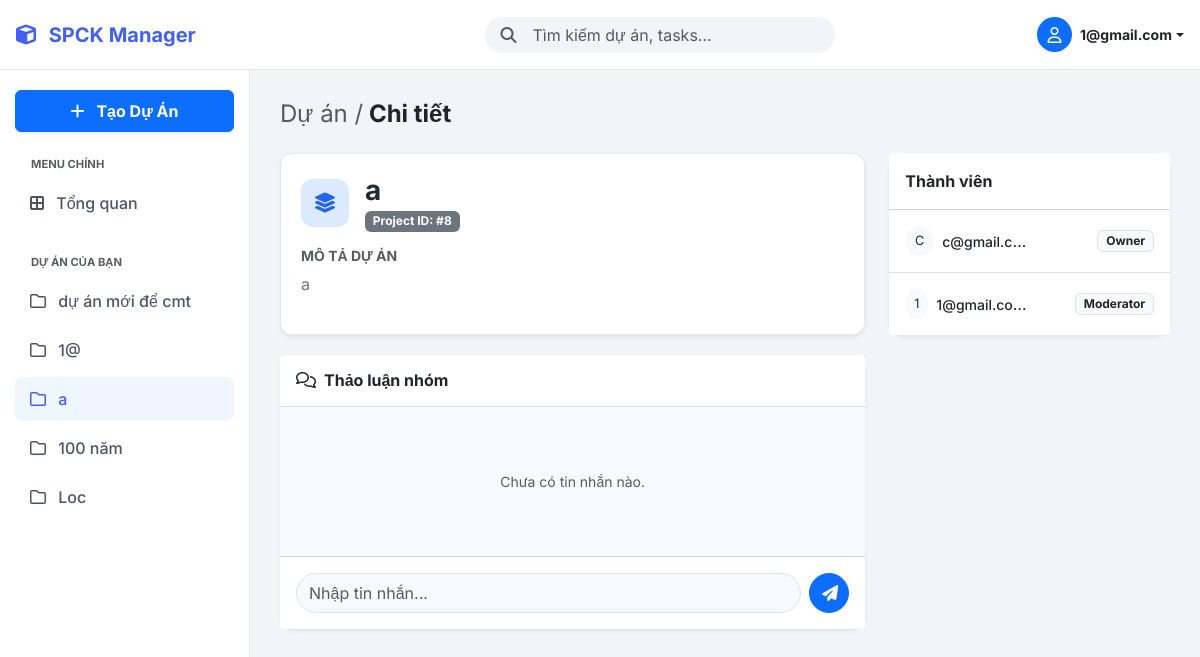
The page /dashboard.php?view_project_id=8 (signed in) on the database its author committed.
### tables this page shows
CREATE TABLE `projects` (
  `id` int NOT NULL,
  `title` varchar(255) NOT NULL,
  `description` text,
  `created_at` timestamp NOT NULL DEFAULT CURRENT_TIMESTAMP
);

CREATE TABLE `project_members` (
  `user_id` int NOT NULL,
  `project_id` int NOT NULL,
  `role` enum('viewer','contributor','moderator','owner') DEFAULT 'viewer'
);

CREATE TABLE `users` (
  `id` int NOT NULL,
  `email` varchar(255) NOT NULL,
  `password` varchar(255) NOT NULL,
  `registered_at` timestamp NOT NULL DEFAULT CURRENT_TIMESTAMP,
  `role` enum('user','admin') DEFAULT 'user',
  `status` tinyint DEFAULT '1'
);

### dashboard.php (the view, shortened to what the rows shown need)
<?php
require 'config.php';
$user_id = $_SESSION['user_id'];
$all_projects = [];
if (isset($_GET['q']) && !empty($_GET['q'])) {
    $search_query = trim($_GET['q']);
    $term = "%" . $search_query . "%";
    $stmt_search = $conn->prepare("SELECT * FROM projects WHERE title LIKE ? OR description LIKE ? ORDER BY created_at DESC");
    $stmt_search->bind_param("ss", $term, $term);
    $stmt_search->execute();
    $all_projects = $stmt_search->get_result()->fetch_all(MYSQLI_ASSOC);
} else {
    $all_projects = $conn->query("SELECT * FROM projects ORDER BY created_at DESC")->fetch_all(MYSQLI_ASSOC);
}
$stmt_my_pj = $conn->prepare("SELECT p.id, p.title FROM projects p JOIN project_members pm ON p.id = pm.project_id WHERE pm.user_id = ?");
$stmt_my_pj->bind_param("i", $user_id);
$stmt_my_pj->execute();
$my_projects_list = $stmt_my_pj->get_result()->fetch_all(MYSQLI_ASSOC);
$view_project_id = isset($_GET['view_project_id']) ? $_GET['view_project_id'] : null;
$projects_to_show = [];
if ($view_project_id) {
    $stmt_one = $conn->prepare("SELECT * FROM projects WHERE id = ?");
    $stmt_one->bind_param("i", $view_project_id);
    $stmt_one->execute();
    $res_one = $stmt_one->get_result();
    if($res_one->num_rows > 0) {
        $projects_to_show[] = $res_one->fetch_assoc();
    }
} else {
    $projects_to_show = $all_projects;
}
$my_roles = [];
$stmt = $conn->prepare("SELECT project_id, role FROM project_members WHERE user_id = ?");
$stmt->bind_param("i", $user_id);
$stmt->execute();
$res = $stmt->get_result();
while ($row = $res->fetch_assoc()) $my_roles[$row['project_id']] = strtolower(trim($row['role']));
$my_requests = [];
$stmt = $conn->prepare("SELECT project_id, status FROM project_requests WHERE user_id = ?");
$stmt->bind_param("i", $user_id);
$stmt->execute();
$res = $stmt->get_result();
while ($row = $res->fetch_assoc()) $my_requests[$row['project_id']] = $row['status'];
?>
<!DOCTYPE html>
<html lang="vi">
<head>
    <link href="https://cdn.jsdelivr.net/npm/bootstrap@5.3.0/dist/css/bootstrap.min.css" rel="stylesheet">
    <link rel="stylesheet" href="https://cdnjs.cloudflare.com/ajax/libs/font-awesome/6.4.0/css/all.min.css">
</head>
<body>
    <nav class="sidebar">
        <div class="nav flex-column">
            <?php foreach($my_projects_list as $mp): ?>
                <a class="nav-link <?= ($view_project_id == $mp['id']) ? 'active' : '' ?>" href="dashboard.php?view_project_id=<?= $mp['id'] ?>">
                    <i class="fa-regular fa-folder me-2"></i> <?= htmlspecialchars($mp['title']) ?>
                </a>
            <?php endforeach; ?>
        </div>
    </nav>
    <main class="main-content">
        <?php if (empty($projects_to_show)): ?>
            <div class="text-center py-5 text-muted">
                <i class="fa-solid fa-magnifying-glass fa-2x mb-3 opacity-25"></i>
                <p>Không tìm thấy dự án nào.</p>
            </div>
        <?php else: ?>
            <?php if (!$view_project_id): ?>
                <div class="row g-4">
                    <?php foreach ($projects_to_show as $pj):
                        $pj_id = $pj['id'];
                        $my_role = $my_roles[$pj_id] ?? null;
                        $icon_bg = ($pj_id % 2 == 0) ? 'icon-blue' : (($pj_id % 3 == 0) ? 'icon-green' : 'icon-purple');
                        $icon_class = ($pj_id % 2 == 0) ? 'fa-layer-group' : 'fa-cube';
                        $badge_cls = match($my_role) {
                            'owner' => 'badge-owner', 'moderator' => 'badge-mod', 'contributor' => 'badge-contrib', default => 'badge-viewer'
                        };
                    ?>
                    <div class="col-md-6 col-xl-4">
                        <div class="project-card p-4 h-100 d-flex flex-column position-relative">
                            <div class="d-flex align-items-start mb-3">
                                <div class="project-icon <?= $icon_bg ?>">
                                    <i class="fa-solid <?= $icon_class ?>"></i>
                                </div>
                                <div class="flex-grow-1">
                                    <h5 class="fw-bold text-dark mb-1 text-truncate"><?= htmlspecialchars($pj['title']) ?></h5>
                                    <div class="text-muted small"><i class="fa-regular fa-clock me-1"></i> <?= date('d/m/Y', strtotime($pj['created_at'])) ?></div>
                                </div>
                                <?php if($my_role): ?>
                                    <span class="badge-role <?= $badge_cls ?>"><?= ucfirst($my_role) ?></span>
                                <?php endif; ?>
                            </div>
                            <div class="mt-auto pt-3 border-top d-flex justify-content-between align-items-center">
                                <div class="d-flex align-items-center">
                                    <div class="bg-secondary text-white rounded-circle small d-flex align-items-center justify-content-center border border-white" style="width:24px;height:24px;font-size:10px;">A</div>
                                    <div class="bg-primary text-white rounded-circle small d-flex align-items-center justify-content-center border border-white ms-n2" style="width:24px;height:24px;font-size:10px;">B</div>
                                    <span class="ms-2 small text-muted">Thành viên</span>
                                </div>
                                <?php if ($my_role): ?>
                                    <a href="dashboard.php?view_project_id=<?= $pj_id ?>" class="btn btn-sm btn-primary rounded-pill px-3 fw-bold stretched-link">
                                        Vào dự án <i class="fa-solid fa-arrow-right ms-1"></i>
                                    </a>
                                <?php else: ?>
                                    <?php if (isset($my_requests[$pj_id]) && $my_requests[$pj_id] == 'pending'): ?>
                                        <button class="btn btn-sm btn-secondary rounded-pill disabled">Đã xin vào</button>
                                    <?php else: ?>
                                        <form method="POST" class="position-relative z-2">
                                            <input type="hidden" name="request_access" value="1">
                                            <input type="hidden" name="project_id" value="<?= $pj_id ?>">
                                            <button class="btn btn-sm btn-outline-primary rounded-pill">Xin tham gia</button>
                                        </form>
                                    <?php endif; ?>
                                <?php endif; ?>
                            </div>
                        </div>
                    </div>
                    <?php endforeach; ?>
                </div>
            <?php else:
                $pj = $projects_to_show[0];
                $pj_id = $pj['id'];
                $my_role = $my_roles[$pj_id] ?? null;
                $can_access = in_array($my_role, ['owner', 'moderator', 'contributor', 'viewer']);
            ?>
                <?php if($can_access): ?>
                    <div class="row">
                        <div class="col-lg-8">
                            <div class="description-box shadow-sm">
                                <div class="d-flex align-items-center mb-3">
                                    <div class="project-icon icon-blue me-3"><i class="fa-solid fa-layer-group"></i></div>
                                    <div>
                                        <h3 class="fw-bold m-0"><?= htmlspecialchars($pj['title']) ?></h3>
                                        <span class="badge bg-secondary">Project ID: #<?= $pj_id ?></span>
                                    </div>
                                </div>
                                <h6 class="text-uppercase text-muted fw-bold small mb-2">Mô tả dự án</h6>
                                <p class="text-secondary" style="line-height: 1.6;">
                                    <?= nl2br(htmlspecialchars($pj['description'])) ?>
                                </p>
                            </div>
                            <div class="card border-0 shadow-sm rounded-4">
                                <div class="card-header bg-white border-bottom py-3">
                                    <h6 class="m-0 fw-bold"><i class="fa-regular fa-comments me-2"></i>Thảo luận nhóm</h6>
                                </div>
                                <div class="card-body bg-light" style="max-height: 400px; overflow-y: auto;">
                                    <?php
                                    $has_cmt = false;
                                    ?>
                                    <?php if(!$has_cmt) echo "<p class='text-center text-muted small my-5'>Chưa có tin nhắn nào.</p>"; ?>
                                </div>
                                <div class="card-footer bg-white p-3">
                                    <?php if (in_array($my_role, ['owner', 'moderator', 'contributor'])): ?>
                                        <form method="POST" class="d-flex gap-2">
                                            <input type="text" name="content" class="form-control rounded-pill bg-light" placeholder="Nhập tin nhắn..." required>
                                            <button class="btn btn-primary rounded-circle" style="width: 40px; height: 40px;"><i class="fa-solid fa-paper-plane"></i></button>
                                        </form>
                                    <?php else: ?>
                                        <div class="text-center small text-muted">Chế độ xem (Viewer) không thể chat.</div>
                                    <?php endif; ?>
                                </div>
                            </div>
                        </div>
                        <div class="col-lg-4">
                            <div class="card border-0 shadow-sm rounded-4 mb-3">
                                <div class="card-header bg-white fw-bold py-3">Thành viên</div>
                                <ul class="list-group list-group-flush">
                                    <?php
                                    $stmt_mem = $conn->prepare("SELECT u.email, pm.role FROM project_members pm JOIN users u ON pm.user_id = u.id WHERE pm.project_id = ? ORDER BY FIELD(pm.role, 'owner', 'moderator', 'contributor', 'viewer')");
                                    $stmt_mem->bind_param("i", $pj_id);
                                    $stmt_mem->execute();
                                    $mems = $stmt_mem->get_result()->fetch_all(MYSQLI_ASSOC);
                                    foreach($mems as $m):
                                    ?>
                                    <li class="list-group-item d-flex justify-content-between align-items-center py-3">
                                        <div class="d-flex align-items-center text-truncate" style="max-width: 50%;">
                                            <div class="bg-light rounded-circle text-center me-2" style="width:30px;height:30px;line-height:30px;font-size:0.8em">
                                                <?= strtoupper(substr($m['email'],0,1)) ?>
                                            </div>
                                            <div class="text-truncate">
                                                <span class="small fw-medium"><?= htmlspecialchars($m['email']) ?></span>
                                            </div>
                                        </div>
                                        <div class="d-flex align-items-center">
                                            <?php
                                            if ($my_role == 'owner' && $m['role'] != 'owner'):
                                            ?>
                                                <form method="POST" class="d-flex align-items-center gap-1">
                                                    <input type="hidden" name="update_member_role" value="1">
                                                    <input type="hidden" name="project_id" value="<?= $pj_id ?>">
                                                    <input type="hidden" name="target_email" value="<?= $m['email'] ?>">
                                                    <select name="role" class="form-select form-select-sm py-0 px-2 shadow-none border-0 bg-light fw-bold text-dark"
                                                            style="font-size: 0.75rem; width: auto; height: 26px; background-image: none; cursor: pointer; text-align: center;"
                                                            onchange="this.form.submit()">
                                                        <option value="moderator" <?= $m['role'] == 'moderator' ? 'selected' : '' ?>>Moderator</option>
                                                        <option value="contributor" <?= $m['role'] == 'contributor' ? 'selected' : '' ?>>Contributor</option>
                                                        <option value="viewer" <?= $m['role'] == 'viewer' ? 'selected' : '' ?>>Viewer</option>
                                                    </select>
                                                </form>
                                            <?php else: ?>
                                                <span class="badge bg-light text-dark border"><?= ucfirst($m['role']) ?></span>
                                            <?php endif; ?>
                                        </div>
                                    </li>
                                    <?php endforeach; ?>
                                </ul>
                            </div>
                        </div>
                    </div>
                <?php else: ?>
                    <div class="alert alert-danger">Bạn không có quyền truy cập dự án này.</div>
                <?php endif; ?>
            <?php endif; ?>
        <?php endif; ?>
    </main>
</body>
</html>

### rows shown on the page
projects: title "dự án mới để cmt"
projects: title "1@"
projects: title "a", id "8", description "a"
projects: title "100 năm"
projects: title "Loc"
project_members: user.email "C", user.email "c@gmail.c…", role "Owner"
project_members: user.email "1", user.email "1@gmail.co…", role "Moderator"

### other values the page prints
$_SESSION['user_email'] "1@gmail.com"
